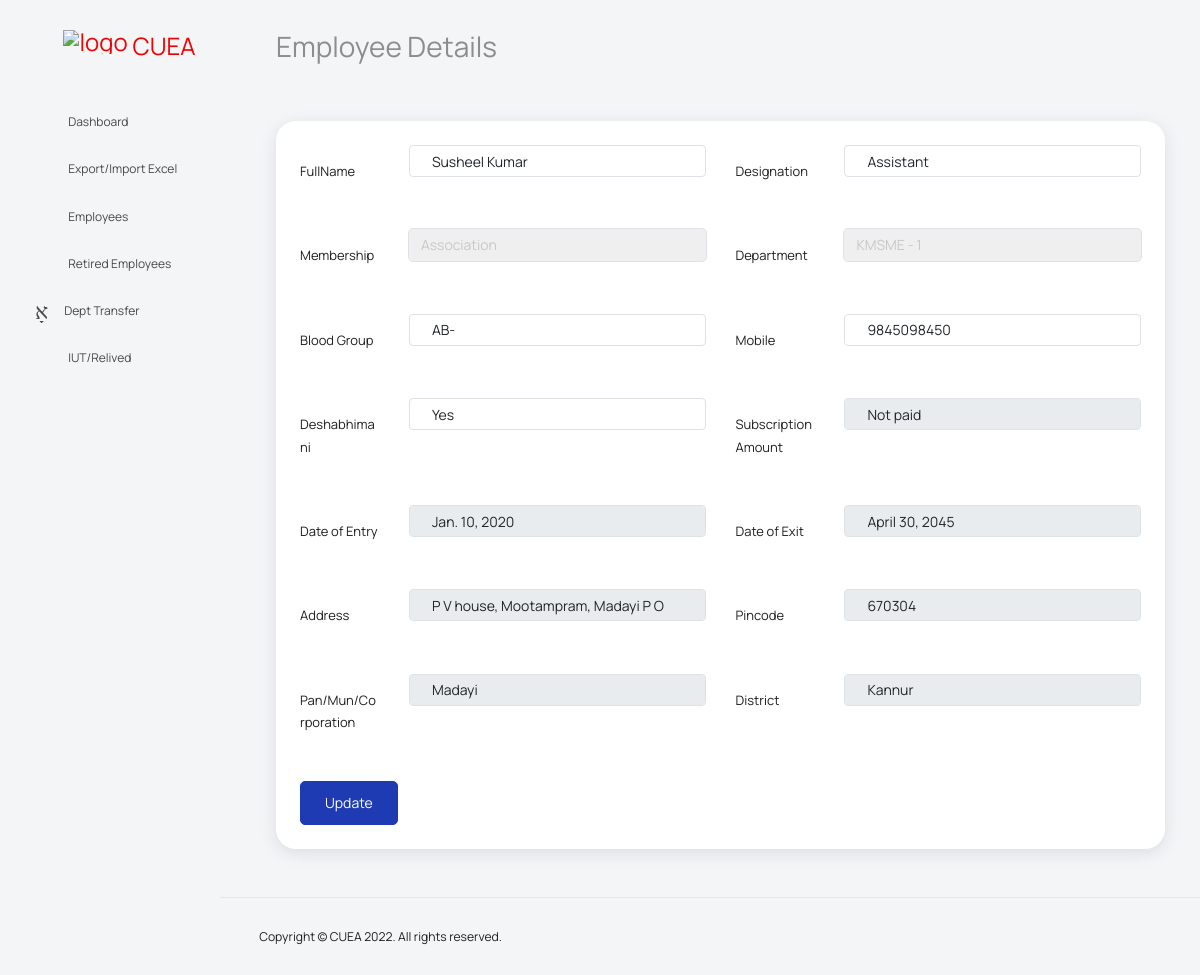
/details/39 (signed in), run on the app's committed database.
### contactsapp/models.py (models this page shows, shortened)
class Employees(models.Model):
    pf_number = models.IntegerField()
    name = models.CharField(max_length=50)
    sex = models.CharField(max_length=30, default="M")
    blood_group = models.CharField(max_length=10)
    mobile = models.CharField(max_length=20)
    address = models.TextField()
    district = models.CharField(max_length=20)
    pan_mun_cop = models.CharField(max_length=20)
    pin_code = models.CharField(max_length=20)

class EmployeeService(models.Model):
    MEMBERSHIP_CHOICES = (
        ("Association", "Association"),
        ("Union", "Union"),
        ("Neutral", "Neutral"),
    )
    employee = models.OneToOneField(Employees, on_delete=models.CASCADE, primary_key=True,)
    designation = models.CharField(max_length=50)
    department = models.ForeignKey(Section, null=True, on_delete=models.SET_NULL)
    membership = models.CharField(
                    max_length = 30,
                    choices = MEMBERSHIP_CHOICES,
                    default = 'Neuatral'
    )
    date_of_entry = models.DateField(null=True)
    date_of_retire = models.DateField(null=True)
    is_retired =  models.BooleanField(default=False)
    is_current_employee =  models.BooleanField(default=True)
    exit_remark = models.CharField(max_length=50, default="Retired")
    objects = models.Manager()
    dashboard = DashboardManager()

class EmployeeVote(models.Model):
    employee = models.OneToOneField(Employees, on_delete=models.CASCADE, primary_key=True,)
    legislative_assembly = models.CharField(max_length=30)
    loksabha_constituency = models.CharField(max_length=30)
    voters_id = models.CharField(max_length=30)
    deshabhimani_sub = models.CharField(default="No Sub", max_length=30)
    subscription_amount = models.CharField(max_length=20)
    dashboard = VoteManager()

### contactsapp/views.py (the view, shortened to what this page needs)
# urls.py: path('details/<pk>', EmployeeDetailView.as_view(), name="employee_detail_view"),
class EmployeeDetailView(LoginRequiredMixin, DetailView):
    model = Employees
    def get_context_data(self, *args, **kwargs):
        context = super(EmployeeDetailView,
             self).get_context_data(*args, **kwargs)
        context["sections"] = Section.objects.all()
        return context

### contactsapp/models.py (called while the page is built)
    def __str__(self):
        return '{unit}'.format(unit=self.unit)

    def __str__(self):
        return '{section} - {unit}'.format(section=self.section, unit=self.unit)

### contactsapp/templates/contactsapp/employees_detail.html (shortened to what this page needs)
<!DOCTYPE html>
<html lang="en">
<head>
  <link rel="stylesheet" href="/static/vendors/feather/feather.css">
  <link rel="stylesheet" href="/static/vendors/mdi/css/materialdesignicons.min.css">
  <link rel="stylesheet" href="/static/vendors/ti-icons/css/themify-icons.css">
  <link rel="stylesheet" href="/static/vendors/typicons/typicons.css">
  <link rel="stylesheet" href="/static/vendors/simple-line-icons/css/simple-line-icons.css">
  <link rel="stylesheet" href="/static/vendors/css/vendor.bundle.base.css">
  <link rel="stylesheet" href="/static/vendors/select2/select2.min.css">
  <link rel="stylesheet" href="/static/vendors/select2-bootstrap-theme/select2-bootstrap.min.css">
  <link rel="stylesheet" href="/static/css/vertical-layout-light/style.css">
</head>
<body>
  <div class="container-scroller">
    <nav class="navbar default-layout col-lg-12 col-12 p-0 fixed-top d-flex align-items-top flex-row">
      <div class="text-center navbar-brand-wrapper d-flex align-items-center justify-content-start">
        <div class="me-3">
          <button class="navbar-toggler navbar-toggler align-self-center" type="button" data-bs-toggle="minimize">
            <span class="icon-menu"></span>
          </button>
        </div>
        <div>
          <a class="navbar-brand brand-logo" href="../../index.html" style="color: #f40202;">
            <img src="/static/images/banner.png" alt="logo" style="margin-bottom: 11%;"/>
            <span>CUEA</span>
          </a>
        </div>
      </div>
      <div class="navbar-menu-wrapper d-flex align-items-top">
        <ul class="navbar-nav">
          <li class="nav-item font-weight-semibold d-none d-lg-block ms-0">
            <h1 class="welcome-text">Employee Details</h1>
          </li>
        </ul>
      </div>
    </nav>
    <div class="container-fluid page-body-wrapper">
      <nav class="sidebar sidebar-offcanvas" id="sidebar">
        <ul class="nav">
          <li class="nav-item">
            <a class="nav-link" href="/dashboard">
              <i class="mdi mdi-grid-large menu-icon"></i>
              <span class="menu-title">Dashboard</span>
            </a>
          </li>
          <li class="nav-item">
            <a class="nav-link" href="/upload-csv">
              <i class="menu-icon mdi mdi-cloud-upload"></i>
              <span class="menu-title">Export/Import Excel</span>
            </a>
          </li>
          <li class="nav-item">
            <a class="nav-link" href="/employees">
              <i class="menu-icon mdi mdi-account-multiple"></i>
              <span class="menu-title">Employees</span>
            </a>
          </li>
          <li class="nav-item">
            <a class="nav-link" href="/retired">
              <i class="menu-icon mdi mdi-account-off"></i>
              <span class="menu-title">Retired Employees</span>
            </a>
          </li>
          <li class="nav-item">
            <a class="nav-link" href="/transfer">
              <i class="menu-icon mdi mdi-account-arrow-right"></i>
              <span class="menu-title">Dept Transfer</span>
            </a>
          </li>
          <li class="nav-item">
            <a class="nav-link" href="/iut-relieve">
              <i class="menu-icon mdi mdi-account-star"></i>
              <span class="menu-title">IUT/Relived</span>
            </a>
          </li>
        </ul>
      </nav>
      <div class="main-panel">
        <div class="content-wrapper">
          <div class="row">
            <div class="col-12 grid-margin">
              <form method="post" {% url 'employee_detail_view' object.pk %}>
                <div class="card">
                  <div class="card-body">
                    <form class="form-sample">
                      <div class="row">
                        <div class="col-md-6">
                          <div class="form-group row">
                            <label class="col-sm-3 col-form-label">FullName</label>
                            <div class="col-sm-9">
                              <input type="text" name="name" class="form-control" value="{{object.name}}">
                            </div>
                          </div>
                        </div>
                        <div class="col-md-6">
                          <div class="form-group row">
                            <label class="col-sm-3 col-form-label">Designation</label>
                            <div class="col-sm-9">
                              <input type="text" class="form-control" name="designation"  value="{{object.employeeservice.designation}}">
                            </div>
                          </div>
                        </div>
                      </div>
                      <div class="row">
                        <div class="col-md-6">
                          <div class="form-group row">
                            <label class="col-sm-3 col-form-label">Membership</label>
                            <div class="col-sm-9">
                              <select class="form-control"  name="membership" >
                                {% for key, value in object.employeeservice.MEMBERSHIP_CHOICES %}
                                {% if key == object.employeeservice.membership %}
                                <option selected>{{key}}</option>
                                {% else %}
                                <option>{{key}}</option>
                                {% endif %}
                                {% endfor %}
                              </select>
                            </div>
                          </div>
                        </div>
                        <div class="col-md-6">
                          <div class="form-group row">
                            <label class="col-sm-3 col-form-label">Department</label>
                            <div class="col-sm-9">
                              <select class="form-control"  name="department" >
                                {% for section in sections %}
                                {% if section == object.employeeservice.department %}
                                <option value={{section.pk}} selected>{{section}}</option>
                                {% else %}
                                <option value={{section.pk}} >{{section}}</option>
                                {% endif %}
                                {% endfor %}
                              </select>
                            </div>
                          </div>
                        </div>
                      </div>
                      <div class="row">
                        <div class="col-md-6">
                          <div class="form-group row">
                            <label class="col-sm-3 col-form-label">Blood Group</label>
                            <div class="col-sm-9">
                              <input type="text" name="blood_group" class="form-control"   value="{{object.blood_group}}">
                            </div>
                          </div>
                        </div>
                        <div class="col-md-6">
                          <div class="form-group row">
                            <label class="col-sm-3 col-form-label">Mobile</label>
                            <div class="col-sm-9">
                              <input type="text" name="mobile"  class="form-control"   value="{{object.mobile}}">
                            </div>
                          </div>
                        </div>
                      </div>
                      <div class="row">
                        <div class="col-md-6">
                          <div class="form-group row">
                            <label class="col-sm-3 col-form-label">Deshabhimani</label>
                            <div class="col-sm-9">
                              <input type="text" class="form-control"   value="{{object.employeevote.deshabhimani_sub}}">
                            </div>
                          </div>
                        </div>
                        <div class="col-md-6">
                          <div class="form-group row">
                            <label class="col-sm-3 col-form-label">Subscription Amount</label>
                            <div class="col-sm-9">
                              <input type="text" class="form-control" disabled value="{{object.employeevote.subscription_amount}}">
                            </div>
                          </div>
                        </div>
                      </div>
                      <div class="row">
                        <div class="col-md-6">
                          <div class="form-group row">
                            <label class="col-sm-3 col-form-label">Date of Entry</label>
                            <div class="col-sm-9">
                              <input type="text" class="form-control" disabled value="{{object.employeeservice.date_of_entry}}">
                            </div>
                          </div>
                        </div>
                        <div class="col-md-6">
                          <div class="form-group row">
                            <label class="col-sm-3 col-form-label">Date of Exit</label>
                            <div class="col-sm-9">
                              <input type="text" class="form-control" disabled value="{{object.employeeservice.date_of_retire}}">
                            </div>
                          </div>
                        </div>
                      </div>
                      <div class="row">
                        <div class="col-md-6">
                          <div class="form-group row">
                            <label class="col-sm-3 col-form-label">Address</label>
                            <div class="col-sm-9">
                              <input type="text" name="address" disabled  class="form-control" value="{{object.address}}">
                            </div>
                          </div>
                        </div>
                        <div class="col-md-6">
                          <div class="form-group row">
                            <label class="col-sm-3 col-form-label">Pincode</label>
                            <div class="col-sm-9">
                              <input type="text" name="pin_code" disabled class="form-control" value="{{object.pin_code}}">
                            </div>
                          </div>
                        </div>
                      </div>
                      <div class="row">
                        <div class="col-md-6">
                          <div class="form-group row">
                            <label class="col-sm-3 col-form-label">Pan/Mun/Corporation</label>
                            <div class="col-sm-9">
                              <input type="text" name="pan_mun_cop" disabled class="form-control" value="{{object.pan_mun_cop}}">
                            </div>
                          </div>
                        </div>
                        <div class="col-md-6">
                          <div class="form-group row">
                            <label class="col-sm-3 col-form-label">District</label>
                            <div class="col-sm-9">
                              <input type="text" name="district" disabled class="form-control" value="{{object.district}}">
                            </div>
                          </div>
                        </div>
                      </div>
                      <div class="row">
                        <div class="col-md-12">
                          <button type="submit" class="btn btn-primary me-2">Update</button>
                        </div>
                      </div>
                    </form>
                  </div>
                </div>
              </div>
          </div>
        </div>
        <footer class="footer">
          <div class="d-sm-flex justify-content-center justify-content-sm-between">
            <span class="float-none float-sm-right d-block mt-1 mt-sm-0 text-center">Copyright © CUEA 2022. All rights reserved.</span>
          </div>
        </footer>
      </div>
    </div>
  </div>
</body>
</html>

### data on the page
Employees: name "Susheel Kumar", designation "Assistant", membership "Association", blood_group "AB-", mobile "9845098450", employeevote.deshabhimani_sub "Yes", employeevote.subscription_amount "Not paid", employeeservice.date_of_entry "Jan. 10, 2020", employeeservice.date_of_retire "April 30, 2045", address "P V house, Mootampram, Madayi P O", pin_code "670304", pan_mun_cop "Madayi", district "Kannur"

### other printed values
form field department "KMSME - 1"
